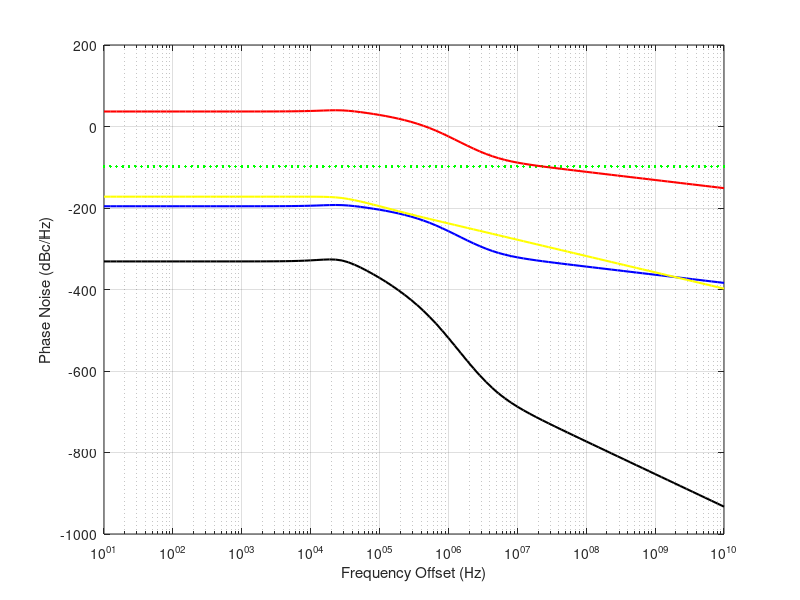

MATLAB code to generate this figure:
clc
clear
pkg load control

Freference = 26e6;
Fdco = 1.8e9;
Tref = 1.0/Freference;
Tdco = 1.0/Fdco;
FCW = Fdco/Freference;

%TDC & DCO spec.
tdc_res = 20e-12;
kdco = 20e3;
%Filter parameters
rho_filter = 2^(-15);
alpha_filter = 2^(-7);
lamda1 = 2^(-3);
lamda2 = lamda1;
lamda3 = lamda1;
lamda4 = 2^(-4);

f = logspace(1, 10, 100); % Frequency range from 10 Hz to 10 GHz
s = 1j * 2 * pi * f; % Complex frequency variable
%Quantization noise TDC page 121 book, eq 4.58
L_tdc_quant = (((2*pi)^2)/12) * ((tdc_res/Tdco)^2) *Tref;


%tranfer Function for high order ADPLL (IIR + PI)

%Hol page 137 book, eq 4.95
Hol_numerator = (rho_filter*Freference^2).*(s./((rho_filter*Freference)/alpha_filter) +1);
Hol_denominator = s.*s;%1*s2
Hol_tf = Hol_numerator./Hol_denominator;
H_closed_tdc_NoIIR = L_tdc_quant.*Hol_tf./(1+Hol_tf);
%Hol = (alpha * f_ref) ./ s + (ro * f_ref^2) ./ s.^2;

% H_iir1 Filter
H_iir1_filter_num = 1+s./Freference ;
H_iir1_filter_den = (s./(lamda1 .* Freference)) +1;
H_iir1_filter_tf = H_iir1_filter_num./ H_iir1_filter_den;

% H_iir2 Filter
H_iir2_filter_num = 1+s./Freference ;
H_iir2_filter_den = (s./(lamda2 * Freference)) +1;
H_iir2_filter_tf = H_iir2_filter_num./ H_iir2_filter_den;

% H_iir3 Filter
H_iir3_filter_num = 1+s./Freference ;
H_iir3_filter_den = (s./(lamda3 * Freference)) +1;
H_iir3_filter_tf = H_iir3_filter_num./ H_iir3_filter_den;

% H_iir4 Filter
H_iir4_filter_num = 1+s./Freference ;
H_iir4_filter_den = (s./(lamda4 * Freference)) +1;
H_iir4_filter_tf = H_iir4_filter_num./ H_iir4_filter_den;

% Multiply all the transfer functions with IIR filters
Hol_total_iir = Hol_tf .*(H_iir1_filter_tf .* H_iir2_filter_tf .* H_iir3_filter_tf .* H_iir4_filter_tf);

% CLosed loop transfer function of the TDC multplied with Quant noise eq 4.97
H_closed_tdc = L_tdc_quant.*Hol_total_iir./(1+Hol_total_iir);


%%%%%%%%%%%%%%%%%%%%%%%%%%%%%%%%%%%%%%%%%%%%%%%%%%%%%%%%%%%
%%%%%%%%%%%%%%%%%%%%%%%%%DCO%%%%%%%%%%%%%%%%%%%%%%%%%%%%%%%
%%%%%%%%%%%%%%%%%%%%%%%%%%%%%%%%%%%%%%%%%%%%%%%%%%%%%%%%%%%

% DCO quantization noise (without Sigma-Delta dithering)
%extremely important to compare this with the "natural" PN of the DCO itself!!!!
%eq 4.72
L_dco_quant = (1/12).*((kdco./f).^2).*(1/Freference).*sinc(kdco./Freference)^2;


%Transfer Function of DCO eq 4.98 NO MASH
Hclosed_dco = 1.0./(1.0 + Hol_total_iir)
Hclosed_dco_quant = Hclosed_dco.*L_dco_quant;


%Transfer Function of reference eq 4.96
Hclosed_ref = FCW.*Hol_total_iir./(1.0 + Hol_total_iir)


%Noises
L_tdc = 10*log10(L_tdc_quant);
PN_tdc_noIIR = 20*log10(abs(H_closed_tdc_NoIIR));
PN_tdc_IIR = 20*log10(abs(H_closed_tdc));
L_dco = 10*log10(L_dco_quant);
PN_dco_IIR = 20*log10(abs(Hclosed_dco_quant));
PN_ref_IIR = 20*log10(abs(Hclosed_ref));
% Total ADPLL noise PSD
adpll_pn = PN_tdc_IIR + PN_dco_IIR + PN_ref_IIR;


figure;
semilogx(f, L_tdc, 'g', 'LineWidth', 1.5);%tdc quantiz
hold on
%semilogx(f, PN_tdc_noIIR, 'b', 'LineWidth', 1.5);
semilogx(f, PN_tdc_IIR, 'b', 'LineWidth', 1.5);
%semilogx(f, L_dco, 'y', 'LineWidth', 1.5);
semilogx(f, PN_dco_IIR, 'y', 'LineWidth', 1.5);
semilogx(f, PN_ref_IIR, 'r', 'LineWidth', 1.5);
semilogx(f, adpll_pn, 'black', 'LineWidth', 1.5);
xlabel('Frequency Offset (Hz)');
ylabel('Phase Noise (dBc/Hz)');
grid on;



%tdc_pn_cl = tdc_pn_lin.*abs(H_cl_tdc).^2;


print("finish")














